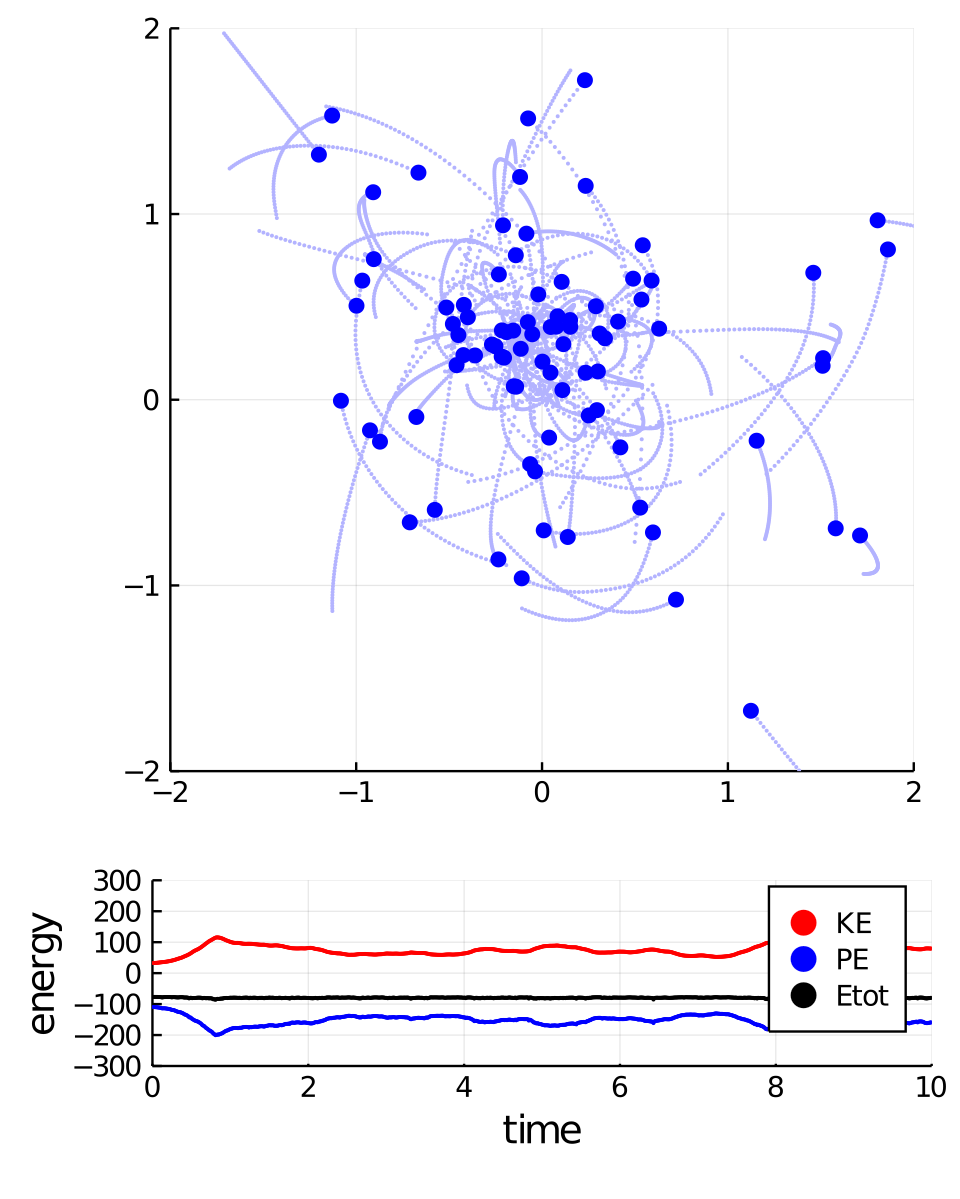

The script that saved this image:
"""
Create Your Own N-body Simulation (With Julia)
Philip Mocz (2020) Princeton Univeristy, @PMocz

Simulate orbits of stars interacting due to gravity
Code calculates pairwise forces according to Newton's Law of Gravity
"""

using Random
using Statistics
using Plots
using LinearAlgebra

"""
Calculate the acceleration on each particle due to Newton's Law
pos  is an N x 3 matrix of positions
mass is an N x 1 vector of masses
G is Newton's Gravitational constant
softening is the softening length
a is N x 3 matrix of accelerations
"""
function getAcc( pos, mass, G, softening )
	# positions r = [x,y,z] for all particles
	x = pos[:,1];
	y = pos[:,2];
	z = pos[:,3];

	# matrix that stores all pairwise particle separations: r_j - r_i
	dx = x' .- x;
	dy = y' .- y;
	dz = z' .- z;

	# matrix that stores 1/r^3 for all particle pairwise particle separations
	inv_r3 = (dx.^2 + dy.^2 + dz.^2 .+ softening.^2);
	inv_r3[inv_r3.>0] = inv_r3[inv_r3.>0].^(-1.5);

	ax = G .* (dx .* inv_r3) * mass;
	ay = G .* (dy .* inv_r3) * mass;
	az = G .* (dz .* inv_r3) * mass;

	# pack together the acceleration components
	a = [ax ay az];

	return a;
end

"""
Get kinetic energy (KE) and potential energy (PE) of simulation
pos is N x 3 matrix of positions
vel is N x 3 matrix of velocities
mass is an N x 1 vector of masses
G is Newton's Gravitational constant
KE is the kinetic energy of the system
PE is the potential energy of the system
"""
function getEnergy( pos, vel, mass, G )
	# Kinetic Energy:
	KE = 0.5*sum(mass .* vel.^2);

	# Potential Energy:

	# positions r = [x,y,z] for all particles
	x = pos[:,1];
	y = pos[:,2];
	z = pos[:,3];

	# matrix that stores all pairwise particle separations: r_j - r_i
	dx = x' .- x;
	dy = y' .- y;
	dz = z' .- z;

	# matrix that stores r for all particle pairwise particle separations
	r = (dx.^2 + dy.^2 + dz.^2).^(0.5);

	# sum over upper triangle, to count each interaction only once
	PE = G * sum(sum(triu(-(mass*mass')./r,1)));

	return KE, PE;
end


""" N-body simulation """
function main()
	# Simulation parameters
	N         = 100;    # Number of particles
	t         = 0;      # current time of the simulation
	tEnd      = 10;     # time at which simulation ends
	dt        = 0.01;   # timestep
	softening = 0.1;    # softening length
	G         = 1;      # Newton's Gravitational Constant
	plotRealTime = false;  # switch on for plotting as the simulation goes along

	# Generate Initial Conditions
	rng = MersenneTwister(42);    # set the random number generator seed

	mass = 20*ones(N,1)/N;        # total mass of particles is 20
	pos  = randn(rng,N,3);        # randomly selected positions and velocities
	vel  = randn(rng,N,3);

	# Convert to Center-of-Mass frame
	vel .-= mean(mass .* vel, dims=1) ./ mean(mass);

	# calculate initial gravitational accelerations
	acc = getAcc( pos, mass, G, softening );
	
	# calculate initial energy of system
	KE, PE  = getEnergy( pos, vel, mass, G );

	# number of timesteps
	Nt = convert(Int64,ceil(tEnd/dt));

	# save particle orbits for plotting trails
	pos_save = zeros(N,3,Nt+1);
	pos_save[:,:,1] = pos;
	KE_save = zeros(Nt+1,1);
	KE_save[1] = KE;
	PE_save = zeros(Nt+1,1);
	PE_save[1] = PE;
	t_all = [i for  i=0:Nt] * dt;

	# prep plot
	gr(size=(400,500), legend=false, dpi = 240, markerstrokewidth=0.01, markerstrokecolor=:white)
	fig = plot(1)


	# Simulation Main Loop
	for i in 1:Nt
		# (1/2) kick
		vel += acc * dt/2;

		# drift
		pos += vel * dt;

		# update accelerations
		acc = getAcc( pos, mass, G, softening );

		# (1/2) kick
		vel += acc * dt/2;

		# update time
		t += dt;

		# get energy of system
		KE, PE  = getEnergy( pos, vel, mass, G );
		KE_save[i+1] = KE;
		PE_save[i+1] = PE;

		# save energies, positions for plotting trail
		pos_save[:,:,i+1] = pos

		# plot in real time
		if (plotRealTime) || (i==Nt)
			xx = pos_save[:,1,max(i-50,1):i]
			yy = pos_save[:,2,max(i-50,1):i]
			plt1 = plot(xx, yy, seriestype=:scatter, markersize=1, color=RGB(.7,.7,1), xlim = (-2,2),ylim=(-2,2), aspect_ratio = :equal)
			plt1 = plot!(plt1, pos[:,1], pos[:,2], seriestype=:scatter, markersize=4, color=:blue)
			plt2 = plot([], seriestype=:scatter,xlim = (-0,tEnd),ylim=(-300,300), xlabel="time", ylabel="energy",label="", legend=true)
			plt2 = plot!(plt2, t_all, KE_save, seriestype=:scatter, markersize=1, color=:red, label=(i==Nt) ? "KE" : "" )
			plt2 = plot!(plt2, t_all, PE_save, seriestype=:scatter, markersize=1, color=:blue, label=(i==Nt) ? "PE" : "" )
			plt2 = plot!(plt2, t_all, KE_save+PE_save, seriestype=:scatter, markersize=1, color=:black, label=(i==Nt) ? "Etot" : "" )
			fig = plot(plt1,plt2, layout=grid(2,1, heights=[.8,.2]))
			display(fig)
		end

	end

	# Save Figure
	savefig(fig,"nbody.png")

end

main()
